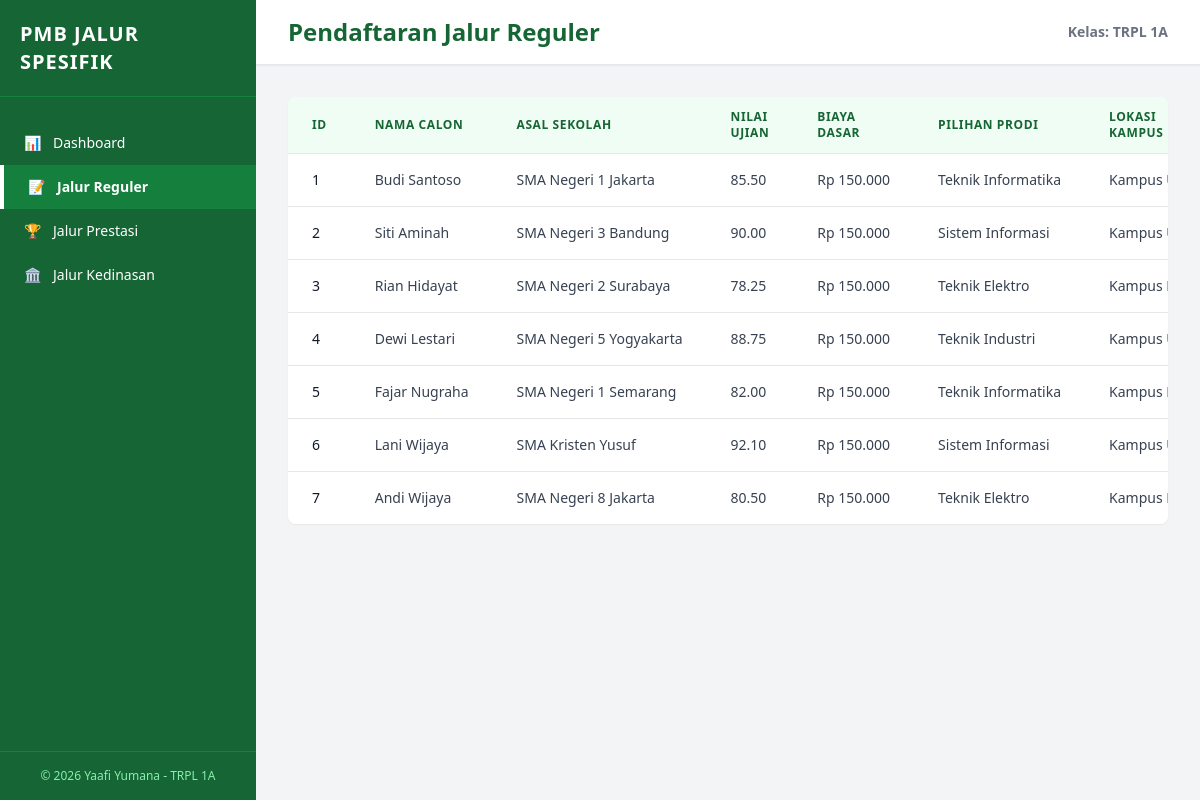
The page /?page=reguler on the database its author committed.
### tables this page shows
CREATE TABLE IF NOT EXISTS tabel_pendaftaran (
    id_pendaftaran INT AUTO_INCREMENT PRIMARY KEY,
    nama_calon VARCHAR(100) NOT NULL,
    asal_sekolah VARCHAR(100) NOT NULL,
    nilai_ujian DECIMAL(5,2) NOT NULL,
    biaya_pendaftaran_dasar DECIMAL(10,2) NOT NULL,
    jalur_pendaftaran ENUM('Reguler', 'Prestasi', 'Kedinasan') NOT NULL,
    pilihan_prodi VARCHAR(100) DEFAULT NULL,
    lokasi_kampus VARCHAR(100) DEFAULT NULL,
    jenis_prestasi VARCHAR(100) DEFAULT NULL,
    tingkat_prestasi VARCHAR(50) DEFAULT NULL,
    sk_ikatan_dinas VARCHAR(100) DEFAULT NULL,
    instansi_sponsor VARCHAR(100) DEFAULT NULL
);

### PendaftaranReguler.php (called while the page is built, shortened)
<?php
require_once 'Pendaftaran.php';
class PendaftaranReguler extends Pendaftaran {
    protected $pilihanProdi;
    protected $lokasiKampus;
    public function __construct($id_pendaftaran, $nama_calon, $asal_sekolah, $nilai_ujian, $biaya_pendaftaran_dasar, $pilihanProdi, $lokasiKampus) {
        $this->pilihanProdi = $pilihanProdi;
        $this->lokasiKampus = $lokasiKampus;
    }
    public static function getDaftarReguler($db) {
        $stmt = $db->query("SELECT * FROM tabel_pendaftaran WHERE jalur_pendaftaran = 'Reguler'");
        $result = [];
        while ($row = $stmt->fetch()) {
            $result[] = new self(
                $row['id_pendaftaran'],
                $row['nama_calon'],
                $row['asal_sekolah'],
                $row['nilai_ujian'],
                $row['biaya_pendaftaran_dasar'],
                $row['pilihan_prodi'],
                $row['lokasi_kampus']
            );
        }
        return $result;
    }
    public function getIdPendaftaran() { return $this->id_pendaftaran; }
    public function getNamaCalon() { return $this->nama_calon; }
    public function getAsalSekolah() { return $this->asal_sekolah; }
    public function getNilaiUjian() { return $this->nilai_ujian; }
    public function getBiayaPendaftaranDasar() { return $this->biaya_pendaftaran_dasar; }
    public function getPilihanProdi() { return $this->pilihanProdi; }
    public function getLokasiKampus() { return $this->lokasiKampus; }
}
?>

### Pendaftaran.php (called while the page is built, shortened)
<?php
abstract class Pendaftaran {
    public function __construct($id_pendaftaran, $nama_calon, $asal_sekolah, $nilai_ujian, $biaya_pendaftaran_dasar) {
        $this->id_pendaftaran = $id_pendaftaran;
        $this->nama_calon = $nama_calon;
        $this->asal_sekolah = $asal_sekolah;
        $this->nilai_ujian = $nilai_ujian;
        $this->biaya_pendaftaran_dasar = $biaya_pendaftaran_dasar;
    }
}
?>

### index.php (the view, shortened to what this page needs)
<?php
require_once 'koneksi/database.php';
require_once 'PendaftaranReguler.php';
$daftarReguler = PendaftaranReguler::getDaftarReguler($pdo);
$daftarPrestasi = PendaftaranPrestasi::getDaftarPrestasi($pdo);
$daftarKedinasan = PendaftaranKedinasan::getDaftarKedinasan($pdo);
$countReguler = count($daftarReguler);
$countPrestasi = count($daftarPrestasi);
$countKedinasan = count($daftarKedinasan);
$totalData = $countReguler + $countPrestasi + $countKedinasan;
$page = isset($_GET['page']) ? $_GET['page'] : 'dashboard';
?>
<!DOCTYPE html>
<html lang="id">
<head>
    <script src="https://cdn.tailwindcss.com"></script>
</head>
<body class="bg-gray-100 font-sans flex h-screen overflow-hidden">
    <aside class="w-64 bg-green-800 text-white flex flex-col justify-between flex-shrink-0">
        <div>
            <div class="p-5 font-bold text-xl border-b border-green-700 tracking-wider">
                PMB JALUR SPESIFIK
            </div>
            <nav class="mt-6">
                <a href="?page=dashboard" class="flex items-center px-6 py-3 text-sm hover:bg-green-700 transition <?php echo $page === 'dashboard' ? 'bg-green-700 font-semibold border-l-4 border-white' : ''; ?>">
                    <span class="mr-3">📊</span> Dashboard
                </a>
                <a href="?page=reguler" class="flex items-center px-6 py-3 text-sm hover:bg-green-700 transition <?php echo $page === 'reguler' ? 'bg-green-700 font-semibold border-l-4 border-white' : ''; ?>">
                    <span class="mr-3">📝</span> Jalur Reguler
                </a>
                <a href="?page=prestasi" class="flex items-center px-6 py-3 text-sm hover:bg-green-700 transition <?php echo $page === 'prestasi' ? 'bg-green-700 font-semibold border-l-4 border-white' : ''; ?>">
                    <span class="mr-3">🏆</span> Jalur Prestasi
                </a>
                <a href="?page=kedinasan" class="flex items-center px-6 py-3 text-sm hover:bg-green-700 transition <?php echo $page === 'kedinasan' ? 'bg-green-700 font-semibold border-l-4 border-white' : ''; ?>">
                    <span class="mr-3">🏛️</span> Jalur Kedinasan
                </a>
            </nav>
        </div>
        <div class="p-4 border-t border-green-700 text-xs text-center text-green-300">
            &copy; 2026 Yaafi Yumana - TRPL 1A
        </div>
    </aside>
    <main class="flex-1 flex flex-col overflow-y-auto">
        <header class="bg-white shadow-sm px-8 py-4 flex justify-between items-center border-b border-gray-200">
            <h1 class="text-2xl font-bold text-green-800">
                <?php
                if ($page === 'dashboard') echo "Dashboard & Statistik";
                elseif ($page === 'reguler') echo "Pendaftaran Jalur Reguler";
                elseif ($page === 'prestasi') echo "Pendaftaran Jalur Prestasi";
                elseif ($page === 'kedinasan') echo "Pendaftaran Jalur Kedinasan";
                ?>
            </h1>
            <span class="text-sm font-semibold text-gray-500">Kelas: TRPL 1A</span>
        </header>
        <div class="p-8">
            <?php if ($page === 'dashboard'): ?>
                <div class="grid grid-cols-1 md:grid-cols-4 gap-6 mb-8">
                    <div class="bg-white p-6 rounded-lg shadow-sm border-l-4 border-green-600">
                        <div class="text-sm font-semibold text-gray-400 uppercase">Total Pendaftar</div>
                        <div class="text-3xl font-bold text-gray-700 mt-2"><?php echo $totalData; ?></div>
                    </div>
                    <div class="bg-white p-6 rounded-lg shadow-sm border-l-4 border-blue-500">
                        <div class="text-sm font-semibold text-gray-400 uppercase">Jalur Reguler</div>
                        <div class="text-3xl font-bold text-gray-700 mt-2"><?php echo $countReguler; ?></div>
                    </div>
                    <div class="bg-white p-6 rounded-lg shadow-sm border-l-4 border-yellow-500">
                        <div class="text-sm font-semibold text-gray-400 uppercase">Jalur Prestasi</div>
                        <div class="text-3xl font-bold text-gray-700 mt-2"><?php echo $countPrestasi; ?></div>
                    </div>
                    <div class="bg-white p-6 rounded-lg shadow-sm border-l-4 border-purple-500">
                        <div class="text-sm font-semibold text-gray-400 uppercase">Jalur Kedinasan</div>
                        <div class="text-3xl font-bold text-gray-700 mt-2"><?php echo $countKedinasan; ?></div>
                    </div>
                </div>
                <div class="bg-white p-6 rounded-lg shadow-sm max-w-2xl mx-auto">
                    <h2 class="text-lg font-semibold text-gray-700 mb-4 text-center">Grafik Jumlah Pendaftar per Jalur</h2>
                    <div class="relative" style="height: 300px;">
                        <canvas id="pendaftarChart"></canvas>
                    </div>
                </div>
                <script>
                    const ctx = document.getElementById('pendaftarChart').getContext('2d');
                    new Chart(ctx, {
                        type: 'bar',
                        data: {
                            labels: ['Reguler', 'Prestasi', 'Kedinasan'],
                            datasets: [{
                                label: 'Jumlah Pendaftar',
                                data: [<?php echo $countReguler; ?>, <?php echo $countPrestasi; ?>, <?php echo $countKedinasan; ?>],
                                backgroundColor: [
                                    'rgba(59, 130, 246, 0.7)',  // Blue
                                    'rgba(234, 179, 8, 0.7)',   // Yellow
                                    'rgba(168, 85, 247, 0.7)'   // Purple
                                ],
                                borderColor: [
                                    'rgb(59, 130, 246)',
                                    'rgb(234, 179, 8)',
                                    'rgb(168, 85, 247)'
                                ],
                                borderWidth: 1
                            }]
                        },
                        options: {
                            responsive: true,
                            maintainAspectRatio: false,
                            scales: {
                                y: {
                                    beginAtZero: true,
                                    ticks: {
                                        stepSize: 1
                                    }
                                }
                            },
                            plugins: {
                                legend: {
                                    display: false
                                }
                            }
                        }
                    });
                </script>
            <?php elseif ($page === 'reguler'): ?>
                <div class="bg-white rounded-lg shadow-sm overflow-hidden">
                    <div class="overflow-x-auto">
                        <table class="min-w-full divide-y divide-gray-200">
                            <thead class="bg-green-50">
                                <tr>
                                    <th class="px-6 py-3 text-left text-xs font-semibold text-green-800 uppercase tracking-wider">ID</th>
                                    <th class="px-6 py-3 text-left text-xs font-semibold text-green-800 uppercase tracking-wider">Nama Calon</th>
                                    <th class="px-6 py-3 text-left text-xs font-semibold text-green-800 uppercase tracking-wider">Asal Sekolah</th>
                                    <th class="px-6 py-3 text-left text-xs font-semibold text-green-800 uppercase tracking-wider">Nilai Ujian</th>
                                    <th class="px-6 py-3 text-left text-xs font-semibold text-green-800 uppercase tracking-wider">Biaya Dasar</th>
                                    <th class="px-6 py-3 text-left text-xs font-semibold text-green-800 uppercase tracking-wider">Pilihan Prodi</th>
                                    <th class="px-6 py-3 text-left text-xs font-semibold text-green-800 uppercase tracking-wider">Lokasi Kampus</th>
                                </tr>
                            </thead>
                            <tbody class="bg-white divide-y divide-gray-200 text-sm text-gray-700">
                                <?php foreach ($daftarReguler as $mhs): ?>
                                    <tr class="hover:bg-gray-50">
                                        <td class="px-6 py-4 whitespace-nowrap font-medium text-gray-900"><?php echo $mhs->getIdPendaftaran(); ?></td>
                                        <td class="px-6 py-4 whitespace-nowrap"><?php echo htmlspecialchars($mhs->getNamaCalon()); ?></td>
                                        <td class="px-6 py-4 whitespace-nowrap"><?php echo htmlspecialchars($mhs->getAsalSekolah()); ?></td>
                                        <td class="px-6 py-4 whitespace-nowrap"><?php echo $mhs->getNilaiUjian(); ?></td>
                                        <td class="px-6 py-4 whitespace-nowrap">Rp <?php echo number_format($mhs->getBiayaPendaftaranDasar(), 0, ',', '.'); ?></td>
                                        <td class="px-6 py-4 whitespace-nowrap"><?php echo htmlspecialchars($mhs->getPilihanProdi()); ?></td>
                                        <td class="px-6 py-4 whitespace-nowrap"><?php echo htmlspecialchars($mhs->getLokasiKampus()); ?></td>
                                    </tr>
                                <?php endforeach; ?>
                            </tbody>
                        </table>
                    </div>
                </div>
            <?php endif; ?>
        </div>
    </main>
</body>
</html>

### rows shown on the page
tabel_pendaftaran: id_pendaftaran "1", nama_calon "Budi Santoso", asal_sekolah "SMA Negeri 1 Jakarta", nilai_ujian "85.50", biaya_pendaftaran_dasar "150.000", pilihan_prodi "Teknik Informatika", lokasi_kampus "Kampus…"
tabel_pendaftaran: id_pendaftaran "2", nama_calon "Siti Aminah", asal_sekolah "SMA Negeri 3 Bandung", nilai_ujian "90.00", biaya_pendaftaran_dasar "150.000", pilihan_prodi "Sistem Informasi", lokasi_kampus "Kampus…"
tabel_pendaftaran: id_pendaftaran "3", nama_calon "Rian Hidayat", asal_sekolah "SMA Negeri 2 Surabaya", nilai_ujian "78.25", biaya_pendaftaran_dasar "150.000", pilihan_prodi "Teknik Elektro", lokasi_kampus "Kampus…"
tabel_pendaftaran: id_pendaftaran "4", nama_calon "Dewi Lestari", asal_sekolah "SMA Negeri 5 Yogyakarta", nilai_ujian "88.75", biaya_pendaftaran_dasar "150.000", pilihan_prodi "Teknik Industri", lokasi_kampus "Kampus…"
tabel_pendaftaran: id_pendaftaran "5", nama_calon "Fajar Nugraha", asal_sekolah "SMA Negeri 1 Semarang", nilai_ujian "82.00", biaya_pendaftaran_dasar "150.000", pilihan_prodi "Teknik Informatika", lokasi_kampus "Kampus…"
tabel_pendaftaran: id_pendaftaran "6", nama_calon "Lani Wijaya", asal_sekolah "SMA Kristen Yusuf", nilai_ujian "92.10", biaya_pendaftaran_dasar "150.000", pilihan_prodi "Sistem Informasi", lokasi_kampus "Kampus…"
tabel_pendaftaran: id_pendaftaran "7", nama_calon "Andi Wijaya", asal_sekolah "SMA Negeri 8 Jakarta", nilai_ujian "80.50", biaya_pendaftaran_dasar "150.000", pilihan_prodi "Teknik Elektro", lokasi_kampus "Kampus…"
